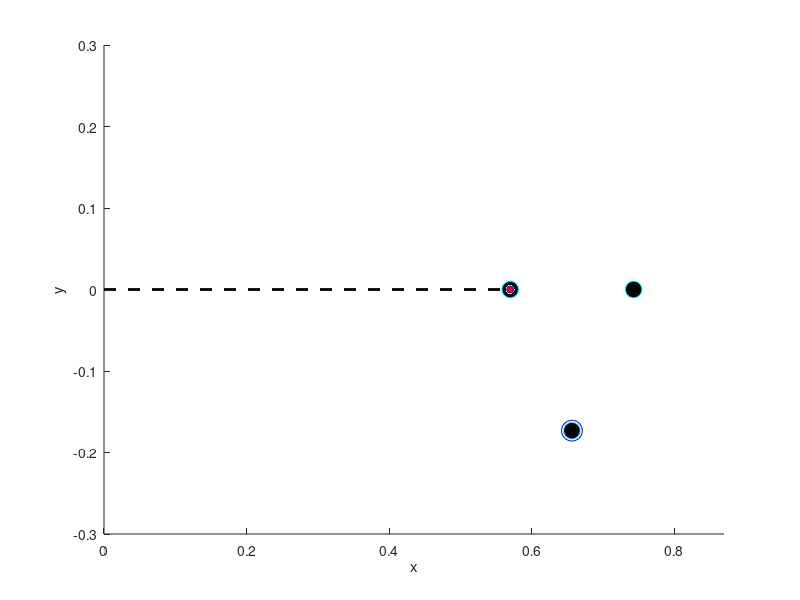

Source code (MATLAB): (Note: this script raises an error after producing the figure.)
%%%%%%%%%%%%%% INIT %%%%%%%%%%%%%%

close all
clear all
clc

rr=0.2; % robot_radius
rh=0.12; % head radius
l3=0.18; % link3 length
n_points=100;

% head centre position wrt to Fb reference system
xT=0.57;yT=0; zT=0.57;pT=[xT,yT,zT];

%%%%%%%%%%%%%% TRANSFORMATIONS %%%%%%%%%%%%%%
%% Constants
% Base link
% - frame rotation from z to z' around z
alpha0 = pi/2;
Ca0 = cos(alpha0);
Sa0 = sin(alpha0);
% - angle between x and x'
s0 = pi/3; 
Cs0 = cos(s0);
Ss0 = sin(s0);
% Joint 1 and Joint 2
s1 = 2*pi/3; 
Cs1 = cos(s1);
Ss1 = sin(s1);
% Joint 2 and Joint 3
s2 = pi/3; 
Cs2 = cos(s2);
Ss2 = sin(s2);

%% Joint State
% joint 1 (revolute)
q1 = pi/2;
C1 = cos(q1);
S1 = sin(q1);
% joint 2 (revolute)
q2 = -pi/2;
C2 = cos(q2);
S2 = sin(q2);
% joint 3 (tranlational)
q3 = 0;
%% Base to link 0
% rotation is composed of pi/2 around x axis and s0 around z'
Rb0 = [1 0 0; 0 Ca0 -Sa0; 0 Sa0 Ca0] * [Cs0 -Ss0 0; Ss0 Cs0 0; 0 0 1];
pb0 = [0.3; 0; 0]; % 300mm
Tb0= [Rb0 pb0; 0 0 0 1];
    
%% joint 1 (revolute)
R01= [C1 -S1 0;S1 C1 0; 0 0 1];
p01= pT';
T01= [R01 p01; 0 0 0 1];
% base to joint 1
% Tb1 = Tb0 * T01;
Tb1 = T01;
    
%% joint 2 (revolute)
R12= [C2 -S2 0; Cs1*S2 Cs1*C2 Ss1; -Ss1*S2 -Ss1*C2 Cs1];
p12= [0; 0; 0];
T12= [R12 p12; 0 0 0 1];
Tb2= Tb1 * T12;

%% joint 3 (tranlational)
R23= [1 0 0; 0 Cs2 Ss2; 0 -Ss2 Cs2];
p23= [0; q3*Ss2; q3*Cs2];
T23= [R23 p23; 0 0 0 1];
Tb3= Tb2 * T23;

%%%%%%%%%%%%%% PLOTS %%%%%%%%%%%%%%

%% Plots
hold on 
axis([0 xT+1.5*rr,yT-1.5*rr,yT+1.5*rr,0,zT+2*rr])
xlabel('x');ylabel('y');zlabel('z')

line([0,xT],[0 yT],[0,zT],'LineWidth',2,'LineStyle','--','Color','k')

plot3(xT,yT,zT,'bo','MarkerSize',5, 'MarkerFaceColor','r')
plot3(xT-rr*Tb1(1,3),yT-rr*Tb1(2,3),zT-rr*Tb1(3,3),'co','MarkerSize',12, 'MarkerFaceColor','k')
plot3(xT-rr*Tb2(1,3),yT-rr*Tb2(2,3),zT-rr*Tb2(3,3),'co','MarkerSize',12, 'MarkerFaceColor','k')
plot3(xT-rr*Tb3(1,3),yT-rr*Tb3(2,3),zT-rr*Tb3(3,3),'co','MarkerSize',12, 'MarkerFaceColor','k') 
plot3(xT-rr*Tb3(1,3),yT-rr*Tb3(2,3),zT-rr*Tb3(3,3),'bo','MarkerSize',15)

circular_arc(pT,rr,0,s1,Tb1,'r-')
circular_arc(pT,rr,0,s2,Tb2,'y-')
line([xT+(q3-l3)*Tb3(1,3) xT+(q3)*Tb3(1,3)], ...
    [yT+(q3-l3)*Tb3(2,3) yT+(q3)*Tb3(2,3)], ...
    [zT+(q3-l3)*Tb3(3,3) zT+(q3)*Tb3(3,3)],...
    'Color',[0.6 0.6 0.6],'LineStyle','-','LineWidth',5)



colormap([1, 0.75, 0.79])
[x,y,z]=sphere;

surf(xT+rh*x,rh*y,zT+rh*z)

alpha(0.4)
shading interp


box on
grid on
view([0,-1,0]);
rotate3d on
